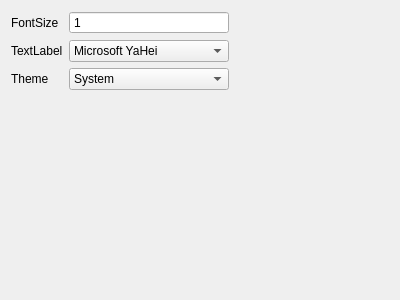
<?xml version="1.0" encoding="UTF-8"?>
<ui version="4.0">
 <class>PreferenceStyle</class>
 <widget class="QWidget" name="PreferenceStyle">
  <property name="geometry">
   <rect>
    <x>0</x>
    <y>0</y>
    <width>400</width>
    <height>300</height>
   </rect>
  </property>
  <property name="windowTitle">
   <string>Form</string>
  </property>
  <layout class="QGridLayout" name="gridLayout">
   <item row="2" column="1">
    <widget class="QComboBox" name="inputTheme">
     <item>
      <property name="text">
       <string>System</string>
      </property>
     </item>
     <item>
      <property name="text">
       <string>Light</string>
      </property>
     </item>
     <item>
      <property name="text">
       <string>Dark</string>
      </property>
     </item>
    </widget>
   </item>
   <item row="2" column="0">
    <widget class="QLabel" name="label_2">
     <property name="text">
      <string>Theme</string>
     </property>
    </widget>
   </item>
   <item row="0" column="0">
    <widget class="QLabel" name="label">
     <property name="text">
      <string>FontSize</string>
     </property>
    </widget>
   </item>
   <item row="0" column="2">
    <spacer name="horizontalSpacer">
     <property name="orientation">
      <enum>Qt::Orientation::Horizontal</enum>
     </property>
     <property name="sizeHint" stdset="0">
      <size>
       <width>40</width>
       <height>20</height>
      </size>
     </property>
    </spacer>
   </item>
   <item row="0" column="1">
    <widget class="QSpinBox" name="inputFontSize">
     <property name="buttonSymbols">
      <enum>QAbstractSpinBox::ButtonSymbols::NoButtons</enum>
     </property>
     <property name="minimum">
      <number>1</number>
     </property>
    </widget>
   </item>
   <item row="1" column="0">
    <widget class="QLabel" name="label_3">
     <property name="text">
      <string>TextLabel</string>
     </property>
    </widget>
   </item>
   <item row="1" column="1">
    <widget class="QComboBox" name="inputFontFamily">
     <property name="sizePolicy">
      <sizepolicy hsizetype="Expanding" vsizetype="Fixed">
       <horstretch>0</horstretch>
       <verstretch>0</verstretch>
      </sizepolicy>
     </property>
     <item>
      <property name="text">
       <string>Microsoft YaHei</string>
      </property>
     </item>
    </widget>
   </item>
   <item row="3" column="2">
    <spacer name="verticalSpacer">
     <property name="orientation">
      <enum>Qt::Orientation::Vertical</enum>
     </property>
     <property name="sizeHint" stdset="0">
      <size>
       <width>20</width>
       <height>40</height>
      </size>
     </property>
    </spacer>
   </item>
   <item row="3" column="0" colspan="2">
    <spacer name="horizontalSpacer_2">
     <property name="orientation">
      <enum>Qt::Orientation::Horizontal</enum>
     </property>
     <property name="sizeType">
      <enum>QSizePolicy::Policy::Preferred</enum>
     </property>
     <property name="sizeHint" stdset="0">
      <size>
       <width>100</width>
       <height>20</height>
      </size>
     </property>
    </spacer>
   </item>
  </layout>
 </widget>
 <resources/>
 <connections/>
</ui>
